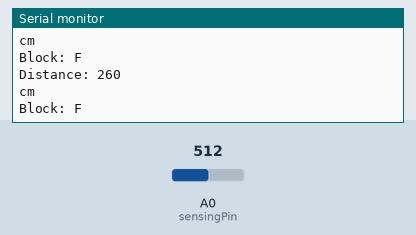
Bench run of a sketch on a simulated Arduino Uno, built with avr-gcc and run on an emulated ATmega328P. Parts: the last lines printed to the serial monitor. Inputs (shaded band) come from the test bench; at power-on: A0 (sensingPin) = 512.

Above: at 1.2 s.
1.3 s: A0 (sensingPin) set to 13
At 1.31 s:
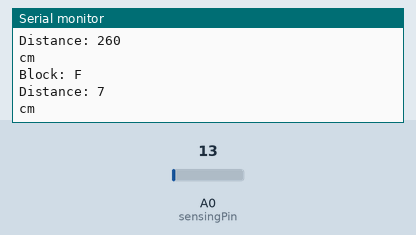
2.8 s: A0 (sensingPin) set to 10
At 2.82 s:
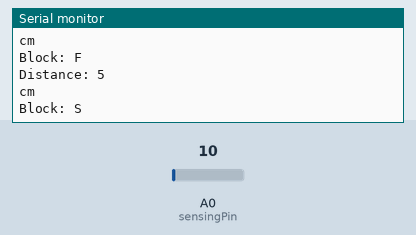
Timing chart, 0 to 5.8 s (numbered marks = the images above; inputs shaded):
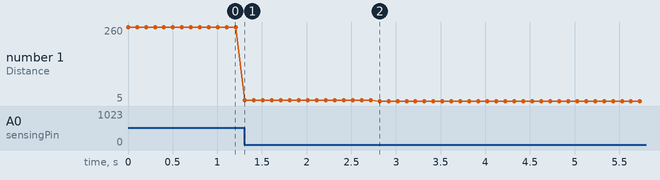

Measured:
- the behaviour switches between 12 and 11 on A0 (sensingPin) (found by bisection; images 1 and 2)
- after the input at 1.3 s, the serial monitor: prints a new line at once (image 1)
- after the input at 2.8 s, the serial monitor: prints a new line at once (image 2)
- plotted number 1: 260 → 7 after the input at 1.3 s, 7 → 5 after the input at 2.8 s

The sketch:

block_detector.ino
```cpp
/*
IDP
David Paterson
URM09 Ultrasonic Sensor test
*/
#define MAX_RANG (520)//the max measurement value of the module is 520cm(a little bit longer than effective max range)
#define ADC_SOLUTION (1023.0)//ADC accuracy of Arduino UNO is 10bit

int sensingPin = A0; // select the input pin
int greenLED = 10;
int redLED = 12;

void setup() {
  // Serial init
  Serial.begin(115200);
}

float dist_t, sensing_t;
char *blockTypes[] = {"F", "S"};
int block_type;

void loop() {
  // read the value from the sensor:
  sensing_t = analogRead(sensingPin);
  // turn the ledPin on
  dist_t = sensing_t * MAX_RANG / ADC_SOLUTION;//

  Serial.print("Distance: ");
  Serial.println(dist_t,0);
  Serial.println("cm");

  digitalWrite(greenLED, LOW);
  digitalWrite(redLED, LOW);

  if(dist_t < 6){
    block_type = 1;
    digitalWrite(redLED, HIGH);
  }else{
    block_type = 0;
    digitalWrite(greenLED, HIGH);
  }

  Serial.print("Block: ");
  Serial.println(blockTypes[block_type]);
  delay(100);
}
```
